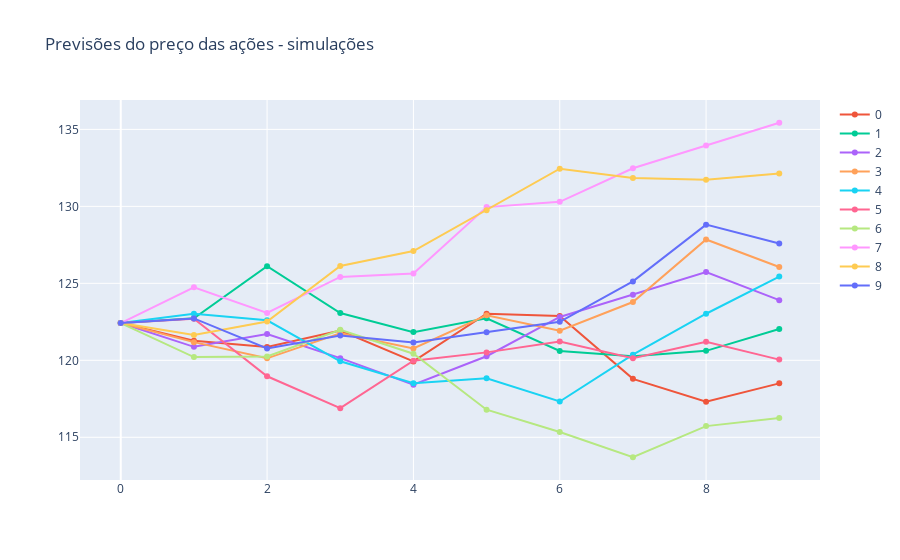

Notebook source saved alongside this figure:
### Code cell
figura = px.line(title = 'Previsões do preço das ações - simulações')
for i in range(len(previsoes.T)):
  figura.add_scatter(y = previsoes.T[i], name = i)
figura.show()

### Figure 1 — Plotly figure (JSON) as saved in the notebook; plotly's stock layout.template omitted (floating-point values rounded to 4 significant figures)
{"data": [{"hovertemplate": "<extra></extra>", "legendgroup": "", "line": {"color": "#636efa", "dash": "solid"}, "marker": {"symbol": "circle"}, "mode": "lines", "name": "", "orientation": "v", "showlegend": false, "type": "scatter", "xaxis": "x", "yaxis": "y"}, {"name": "0", "type": "scatter", "y": [122.4, 121.3, 120.9, 121.9, 119.9, 123.0, 122.9, 118.8, 117.3, 118.5]}, {"name": "1", "type": "scatter", "y": [122.4, 122.7, 126.1, 123.1, 121.8, 122.7, 120.6, 120.3, 120.6, 122.0]}, {"name": "2", "type": "scatter", "y": [122.4, 120.9, 121.7, 120.1, 118.4, 120.3, 122.8, 124.3, 125.7, 123.9]}, {"name": "3", "type": "scatter", "y": [122.4, 121.2, 120.1, 121.7, 120.8, 122.9, 121.9, 123.8, 127.8, 126.1]}, {"name": "4", "type": "scatter", "y": [122.4, 123.0, 122.6, 119.9, 118.5, 118.8, 117.3, 120.4, 123.0, 125.4]}, {"name": "5", "type": "scatter", "y": [122.4, 122.7, 119.0, 116.9, 120.0, 120.5, 121.2, 120.1, 121.2, 120.0]}, {"name": "6", "type": "scatter", "y": [122.4, 120.2, 120.2, 122.0, 120.4, 116.8, 115.3, 113.7, 115.7, 116.3]}, {"name": "7", "type": "scatter", "y": [122.4, 124.7, 123.1, 125.4, 125.6, 130.0, 130.3, 132.5, 133.9, 135.4]}, {"name": "8", "type": "scatter", "y": [122.4, 121.6, 122.5, 126.1, 127.1, 129.7, 132.4, 131.8, 131.7, 132.1]}, {"name": "9", "type": "scatter", "y": [122.4, 122.7, 120.8, 121.6, 121.2, 121.8, 122.5, 125.1, 128.8, 127.6]}], "layout": {"legend": {"tracegroupgap": 0}, "title": {"text": "Previsões do preço das ações - simulações"}, "xaxis": {"anchor": "y", "domain": [0, 1]}, "yaxis": {"anchor": "x", "domain": [0, 1]}}}
